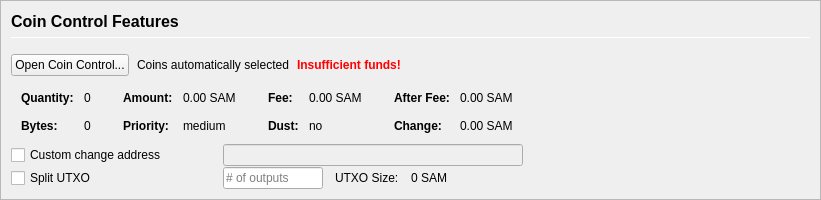
         <widget class="QFrame" name="frameCoinControl">
          <property name="sizePolicy">
           <sizepolicy hsizetype="Expanding" vsizetype="Expanding">
            <horstretch>0</horstretch>
            <verstretch>0</verstretch>
           </sizepolicy>
          </property>
          <property name="maximumSize">
           <size>
            <width>16777215</width>
            <height>16777215</height>
           </size>
          </property>
          <property name="frameShape">
           <enum>QFrame::StyledPanel</enum>
          </property>
          <property name="frameShadow">
           <enum>QFrame::Sunken</enum>
          </property>
          <layout class="QVBoxLayout" name="verticalLayoutCoinControl2">
           <property name="spacing">
            <number>0</number>
           </property>
           <property name="leftMargin">
            <number>0</number>
           </property>
           <property name="topMargin">
            <number>0</number>
           </property>
           <property name="rightMargin">
            <number>0</number>
           </property>
           <property name="bottomMargin">
            <number>0</number>
           </property>
           <item>
            <widget class="QFrame" name="frameCoinControl_BG">
             <layout class="QVBoxLayout" name="verticalLayoutCoinControl" stretch="0,0,0,0,0,0">
              <property name="spacing">
               <number>1</number>
              </property>
              <property name="leftMargin">
               <number>10</number>
              </property>
              <property name="topMargin">
               <number>10</number>
              </property>
              <item>
               <layout class="QHBoxLayout" name="horizontalLayoutCoinControl1">
                <property name="bottomMargin">
                 <number>15</number>
                </property>
                <item>
                 <layout class="QVBoxLayout" name="verticalLayout_3">
                  <property name="spacing">
                   <number>6</number>
                  </property>
                  <item>
                   <widget class="QLabel" name="labelCoinControlFeatures">
                    <property name="sizePolicy">
                     <sizepolicy hsizetype="Preferred" vsizetype="Maximum">
                      <horstretch>0</horstretch>
                      <verstretch>0</verstretch>
                     </sizepolicy>
                    </property>
                    <property name="minimumSize">
                     <size>
                      <width>0</width>
                      <height>20</height>
                     </size>
                    </property>
                    <property name="font">
                     <font>
                      <pointsize>12</pointsize>
                      <weight>75</weight>
                      <bold>true</bold>
                     </font>
                    </property>
                    <property name="styleSheet">
                     <string notr="true">font-weight:bold;</string>
                    </property>
                    <property name="text">
                     <string>Coin Control Features</string>
                    </property>
                   </widget>
                  </item>
                  <item>
                   <widget class="Line" name="line">
                    <property name="minimumSize">
                     <size>
                      <width>0</width>
                      <height>1</height>
                     </size>
                    </property>
                    <property name="maximumSize">
                     <size>
                      <width>16777215</width>
                      <height>1</height>
                     </size>
                    </property>
                    <property name="orientation">
                     <enum>Qt::Horizontal</enum>
                    </property>
                   </widget>
                  </item>
                 </layout>
                </item>
               </layout>
              </item>
              <item>
               <layout class="QHBoxLayout" name="horizontalLayoutCoinControl2" stretch="0,0,0,0">
                <property name="spacing">
                 <number>8</number>
                </property>
                <property name="bottomMargin">
                 <number>10</number>
                </property>
                <item>
                 <widget class="QPushButton" name="pushButtonCoinControl">
                  <property name="styleSheet">
                   <string notr="true"/>
                  </property>
                  <property name="text">
                   <string>Open Coin Control...</string>
                  </property>
                  <property name="autoDefault">
                   <bool>false</bool>
                  </property>
                 </widget>
                </item>
                <item>
                 <widget class="QLabel" name="labelCoinControlAutomaticallySelected">
                  <property name="text">
                   <string>Coins automatically selected</string>
                  </property>
                  <property name="margin">
                   <number>5</number>
                  </property>
                 </widget>
                </item>
                <item>
                 <widget class="QLabel" name="labelCoinControlInsuffFunds">
                  <property name="font">
                   <font>
                    <weight>75</weight>
                    <bold>true</bold>
                   </font>
                  </property>
                  <property name="styleSheet">
                   <string notr="true">color:red;font-weight:bold;</string>
                  </property>
                  <property name="text">
                   <string>Insufficient funds!</string>
                  </property>
                  <property name="margin">
                   <number>5</number>
                  </property>
                 </widget>
                </item>
                <item>
                 <spacer name="horizontalSpacerCoinControl">
                  <property name="orientation">
                   <enum>Qt::Horizontal</enum>
                  </property>
                  <property name="sizeHint" stdset="0">
                   <size>
                    <width>40</width>
                    <height>1</height>
                   </size>
                  </property>
                 </spacer>
                </item>
               </layout>
              </item>
              <item>
               <widget class="QWidget" name="widgetCoinControl" native="true">
                <property name="sizePolicy">
                 <sizepolicy hsizetype="Preferred" vsizetype="Preferred">
                  <horstretch>0</horstretch>
                  <verstretch>0</verstretch>
                 </sizepolicy>
                </property>
                <property name="minimumSize">
                 <size>
                  <width>0</width>
                  <height>0</height>
                 </size>
                </property>
                <property name="styleSheet">
                 <string notr="true"/>
                </property>
                <layout class="QHBoxLayout" name="horizontalLayoutCoinControl5">
                 <property name="leftMargin">
                  <number>0</number>
                 </property>
                 <property name="topMargin">
                  <number>0</number>
                 </property>
                 <property name="rightMargin">
                  <number>0</number>
                 </property>
                 <property name="bottomMargin">
                  <number>0</number>
                 </property>
                 <item>
                  <layout class="QHBoxLayout" name="horizontalLayoutCoinControl3" stretch="0,0,0,1">
                   <property name="spacing">
                    <number>20</number>
                   </property>
                   <property name="topMargin">
                    <number>0</number>
                   </property>
                   <property name="bottomMargin">
                    <number>10</number>
                   </property>
                   <item>
                    <layout class="QFormLayout" name="formLayoutCoinControl1">
                     <property name="horizontalSpacing">
                      <number>10</number>
                     </property>
                     <property name="verticalSpacing">
                      <number>14</number>
                     </property>
                     <property name="leftMargin">
                      <number>10</number>
                     </property>
                     <property name="topMargin">
                      <number>4</number>
                     </property>
                     <property name="rightMargin">
                      <number>6</number>
                     </property>
                     <item row="0" column="0">
                      <widget class="QLabel" name="labelCoinControlQuantityText">
                       <property name="font">
                        <font>
                         <weight>75</weight>
                         <bold>true</bold>
                        </font>
                       </property>
                       <property name="text">
                        <string>Quantity:</string>
                       </property>
                       <property name="margin">
                        <number>0</number>
                       </property>
                      </widget>
                     </item>
                     <item row="0" column="1">
                      <widget class="QLabel" name="labelCoinControlQuantity">
                       <property name="cursor">
                        <cursorShape>IBeamCursor</cursorShape>
                       </property>
                       <property name="contextMenuPolicy">
                        <enum>Qt::ActionsContextMenu</enum>
                       </property>
                       <property name="text">
                        <string notr="true">0</string>
                       </property>
                       <property name="margin">
                        <number>0</number>
                       </property>
                       <property name="textInteractionFlags">
                        <set>Qt::LinksAccessibleByMouse|Qt::TextSelectableByKeyboard|Qt::TextSelectableByMouse</set>
                       </property>
                      </widget>
                     </item>
                     <item row="1" column="0">
                      <widget class="QLabel" name="labelCoinControlBytesText">
                       <property name="font">
                        <font>
                         <weight>75</weight>
                         <bold>true</bold>
                        </font>
                       </property>
                       <property name="text">
                        <string>Bytes:</string>
                       </property>
                      </widget>
                     </item>
                     <item row="1" column="1">
                      <widget class="QLabel" name="labelCoinControlBytes">
                       <property name="cursor">
                        <cursorShape>IBeamCursor</cursorShape>
                       </property>
                       <property name="contextMenuPolicy">
                        <enum>Qt::ActionsContextMenu</enum>
                       </property>
                       <property name="text">
                        <string notr="true">0</string>
                       </property>
                       <property name="textInteractionFlags">
                        <set>Qt::LinksAccessibleByMouse|Qt::TextSelectableByKeyboard|Qt::TextSelectableByMouse</set>
                       </property>
                      </widget>
                     </item>
                    </layout>
                   </item>
                   <item>
                    <layout class="QFormLayout" name="formLayoutCoinControl2">
                     <property name="horizontalSpacing">
                      <number>10</number>
                     </property>
                     <property name="verticalSpacing">
                      <number>14</number>
                     </property>
                     <property name="leftMargin">
                      <number>6</number>
                     </property>
                     <property name="topMargin">
                      <number>4</number>
                     </property>
                     <property name="rightMargin">
                      <number>6</number>
                     </property>
                     <item row="0" column="0">
                      <widget class="QLabel" name="labelCoinControlAmountText">
                       <property name="font">
                        <font>
                         <weight>75</weight>
                         <bold>true</bold>
                        </font>
                       </property>
                       <property name="text">
                        <string>Amount:</string>
                       </property>
                       <property name="margin">
                        <number>0</number>
                       </property>
                      </widget>
                     </item>
                     <item row="0" column="1">
                      <widget class="QLabel" name="labelCoinControlAmount">
                       <property name="cursor">
                        <cursorShape>IBeamCursor</cursorShape>
                       </property>
                       <property name="contextMenuPolicy">
                        <enum>Qt::ActionsContextMenu</enum>
                       </property>
                       <property name="text">
                        <string notr="true">0.00 SAM</string>
                       </property>
                       <property name="textInteractionFlags">
                        <set>Qt::LinksAccessibleByMouse|Qt::TextSelectableByKeyboard|Qt::TextSelectableByMouse</set>
                       </property>
                      </widget>
                     </item>
                     <item row="1" column="0">
                      <widget class="QLabel" name="labelCoinControlPriorityText">
                       <property name="font">
                        <font>
                         <weight>75</weight>
                         <bold>true</bold>
                        </font>
                       </property>
                       <property name="text">
                        <string>Priority:</string>
                       </property>
                      </widget>
                     </item>
                     <item row="1" column="1">
                      <widget class="QLabel" name="labelCoinControlPriority">
                       <property name="cursor">
                        <cursorShape>IBeamCursor</cursorShape>
                       </property>
                       <property name="contextMenuPolicy">
                        <enum>Qt::ActionsContextMenu</enum>
                       </property>
                       <property name="text">
                        <string>medium</string>
                       </property>
                       <property name="textInteractionFlags">
                        <set>Qt::LinksAccessibleByMouse|Qt::TextSelectableByKeyboard|Qt::TextSelectableByMouse</set>
                       </property>
                      </widget>
                     </item>
                    </layout>
                   </item>
                   <item>
                    <layout class="QFormLayout" name="formLayoutCoinControl3">
                     <property name="horizontalSpacing">
                      <number>10</number>
                     </property>
                     <property name="verticalSpacing">
                      <number>14</number>
                     </property>
                     <property name="leftMargin">
                      <number>6</number>
                     </property>
                     <property name="topMargin">
                      <number>4</number>
                     </property>
                     <property name="rightMargin">
                      <number>6</number>
                     </property>
                     <item row="0" column="0">
                      <widget class="QLabel" name="labelCoinControlFeeText">
                       <property name="font">
                        <font>
                         <weight>75</weight>
                         <bold>true</bold>
                        </font>
                       </property>
                       <property name="text">
                        <string>Fee:</string>
                       </property>
                       <property name="margin">
                        <number>0</number>
                       </property>
                      </widget>
                     </item>
                     <item row="0" column="1">
                      <widget class="QLabel" name="labelCoinControlFee">
                       <property name="cursor">
                        <cursorShape>IBeamCursor</cursorShape>
                       </property>
                       <property name="contextMenuPolicy">
                        <enum>Qt::ActionsContextMenu</enum>
                       </property>
                       <property name="text">
                        <string notr="true">0.00 SAM</string>
                       </property>
                       <property name="textInteractionFlags">
                        <set>Qt::LinksAccessibleByMouse|Qt::TextSelectableByKeyboard|Qt::TextSelectableByMouse</set>
                       </property>
                      </widget>
                     </item>
                     <item row="1" column="0">
                      <widget class="QLabel" name="labelCoinControlLowOutputText">
                       <property name="font">
                        <font>
                         <weight>75</weight>
                         <bold>true</bold>
                        </font>
                       </property>
                       <property name="text">
                        <string>Dust:</string>
                       </property>
                      </widget>
                     </item>
                     <item row="1" column="1">
                      <widget class="QLabel" name="labelCoinControlLowOutput">
                       <property name="cursor">
                        <cursorShape>IBeamCursor</cursorShape>
                       </property>
                       <property name="contextMenuPolicy">
                        <enum>Qt::ActionsContextMenu</enum>
                       </property>
                       <property name="text">
                        <string>no</string>
                       </property>
                       <property name="textInteractionFlags">
                        <set>Qt::LinksAccessibleByMouse|Qt::TextSelectableByKeyboard|Qt::TextSelectableByMouse</set>
                       </property>
                      </widget>
                     </item>
                    </layout>
                   </item>
                   <item>
                    <layout class="QFormLayout" name="formLayoutCoinControl4">
                     <property name="horizontalSpacing">
                      <number>10</number>
                     </property>
                     <property name="verticalSpacing">
                      <number>14</number>
                     </property>
                     <property name="leftMargin">
                      <number>6</number>
                     </property>
                     <property name="topMargin">
                      <number>4</number>
                     </property>
                     <property name="rightMargin">
                      <number>6</number>
                     </property>
                     <item row="0" column="0">
                      <widget class="QLabel" name="labelCoinControlAfterFeeText">
                       <property name="font">
                        <font>
                         <weight>75</weight>
                         <bold>true</bold>
                        </font>
                       </property>
                       <property name="text">
                        <string>After Fee:</string>
                       </property>
                       <property name="margin">
                        <number>0</number>
                       </property>
                      </widget>
                     </item>
                     <item row="0" column="1">
                      <widget class="QLabel" name="labelCoinControlAfterFee">
                       <property name="cursor">
                        <cursorShape>IBeamCursor</cursorShape>
                       </property>
                       <property name="contextMenuPolicy">
                        <enum>Qt::ActionsContextMenu</enum>
                       </property>
                       <property name="text">
                        <string notr="true">0.00 SAM</string>
                       </property>
                       <property name="textInteractionFlags">
                        <set>Qt::LinksAccessibleByMouse|Qt::TextSelectableByKeyboard|Qt::TextSelectableByMouse</set>
                       </property>
                      </widget>
                     </item>
                     <item row="1" column="0">
                      <widget class="QLabel" name="labelCoinControlChangeText">
                       <property name="font">
                        <font>
                         <weight>75</weight>
                         <bold>true</bold>
                        </font>
                       </property>
                       <property name="text">
                        <string>Change:</string>
                       </property>
                      </widget>
                     </item>
                     <item row="1" column="1">
                      <widget class="QLabel" name="labelCoinControlChange">
                       <property name="cursor">
                        <cursorShape>IBeamCursor</cursorShape>
                       </property>
                       <property name="contextMenuPolicy">
                        <enum>Qt::ActionsContextMenu</enum>
                       </property>
                       <property name="text">
                        <string notr="true">0.00 SAM</string>
                       </property>
                       <property name="textInteractionFlags">
                        <set>Qt::LinksAccessibleByMouse|Qt::TextSelectableByKeyboard|Qt::TextSelectableByMouse</set>
                       </property>
                      </widget>
                     </item>
                    </layout>
                   </item>
                  </layout>
                 </item>
                </layout>
               </widget>
              </item>
              <item>
               <layout class="QHBoxLayout" name="horizontalLayoutCoinControl4">
                <property name="spacing">
                 <number>12</number>
                </property>
                <property name="sizeConstraint">
                 <enum>QLayout::SetDefaultConstraint</enum>
                </property>
                <property name="topMargin">
                 <number>0</number>
                </property>
                <property name="rightMargin">
                 <number>0</number>
                </property>
                <item>
                 <widget class="QCheckBox" name="checkBoxCoinControlChange">
                  <property name="sizePolicy">
                   <sizepolicy hsizetype="Preferred" vsizetype="Preferred">
                    <horstretch>0</horstretch>
                    <verstretch>0</verstretch>
                   </sizepolicy>
                  </property>
                  <property name="minimumSize">
                   <size>
                    <width>200</width>
                    <height>0</height>
                   </size>
                  </property>
                  <property name="maximumSize">
                   <size>
                    <width>200</width>
                    <height>16777215</height>
                   </size>
                  </property>
                  <property name="toolTip">
                   <string>If this is activated, but the change address is empty or invalid, change will be sent to a newly generated address.</string>
                  </property>
                  <property name="text">
                   <string>Custom change address</string>
                  </property>
                 </widget>
                </item>
                <item>
                 <widget class="QValidatedLineEdit" name="lineEditCoinControlChange">
                  <property name="enabled">
                   <bool>false</bool>
                  </property>
                  <property name="sizePolicy">
                   <sizepolicy hsizetype="Preferred" vsizetype="Preferred">
                    <horstretch>0</horstretch>
                    <verstretch>0</verstretch>
                   </sizepolicy>
                  </property>
                  <property name="minimumSize">
                   <size>
                    <width>300</width>
                    <height>0</height>
                   </size>
                  </property>
                 </widget>
                </item>
                <item>
                 <widget class="QLabel" name="labelCoinControlChangeLabel">
                  <property name="sizePolicy">
                   <sizepolicy hsizetype="Preferred" vsizetype="Preferred">
                    <horstretch>0</horstretch>
                    <verstretch>0</verstretch>
                   </sizepolicy>
                  </property>
                  <property name="minimumSize">
                   <size>
                    <width>100</width>
                    <height>0</height>
                   </size>
                  </property>
                  <property name="text">
                   <string/>
                  </property>
                  <property name="margin">
                   <number>3</number>
                  </property>
                 </widget>
                </item>
               </layout>
              </item>
              <item>
               <layout class="QHBoxLayout" name="horizontalLayoutCoinControl6">
                <property name="spacing">
                 <number>12</number>
                </property>
                <property name="rightMargin">
                 <number>0</number>
                </property>
                <item>
                 <widget class="QCheckBox" name="splitBlockCheckBox">
                  <property name="sizePolicy">
                   <sizepolicy hsizetype="Preferred" vsizetype="Preferred">
                    <horstretch>0</horstretch>
                    <verstretch>0</verstretch>
                   </sizepolicy>
                  </property>
                  <property name="minimumSize">
                   <size>
                    <width>200</width>
                    <height>0</height>
                   </size>
                  </property>
                  <property name="maximumSize">
                   <size>
                    <width>200</width>
                    <height>16777215</height>
                   </size>
                  </property>
                  <property name="text">
                   <string>Split UTXO</string>
                  </property>
                 </widget>
                </item>
                <item>
                 <widget class="QLineEdit" name="splitBlockLineEdit">
                  <property name="sizePolicy">
                   <sizepolicy hsizetype="Preferred" vsizetype="Preferred">
                    <horstretch>50</horstretch>
                    <verstretch>0</verstretch>
                   </sizepolicy>
                  </property>
                  <property name="minimumSize">
                   <size>
                    <width>100</width>
                    <height>0</height>
                   </size>
                  </property>
                  <property name="maximumSize">
                   <size>
                    <width>100</width>
                    <height>16777215</height>
                   </size>
                  </property>
                  <property name="placeholderText">
                   <string># of outputs</string>
                  </property>
                 </widget>
                </item>
                <item>
                 <widget class="QLabel" name="labelBlockSizeText">
                  <property name="text">
                   <string>UTXO Size:</string>
                  </property>
                 </widget>
                </item>
                <item>
                 <widget class="QLabel" name="labelBlockSize">
                  <property name="text">
                   <string>0 SAM</string>
                  </property>
                 </widget>
                </item>
                <item>
                 <spacer name="horizontalSpacer_7">
                  <property name="orientation">
                   <enum>Qt::Horizontal</enum>
                  </property>
                  <property name="sizeHint" stdset="0">
                   <size>
                    <width>40</width>
                    <height>20</height>
                   </size>
                  </property>
                 </spacer>
                </item>
               </layout>
              </item>
              <item>
               <spacer name="verticalSpacerCoinControl">
                <property name="orientation">
                 <enum>Qt::Vertical</enum>
                </property>
                <property name="sizeHint" stdset="0">
                 <size>
                  <width>800</width>
                  <height>1</height>
                 </size>
                </property>
               </spacer>
              </item>
             </layout>
            </widget>
           </item>
          </layout>
         </widget>
